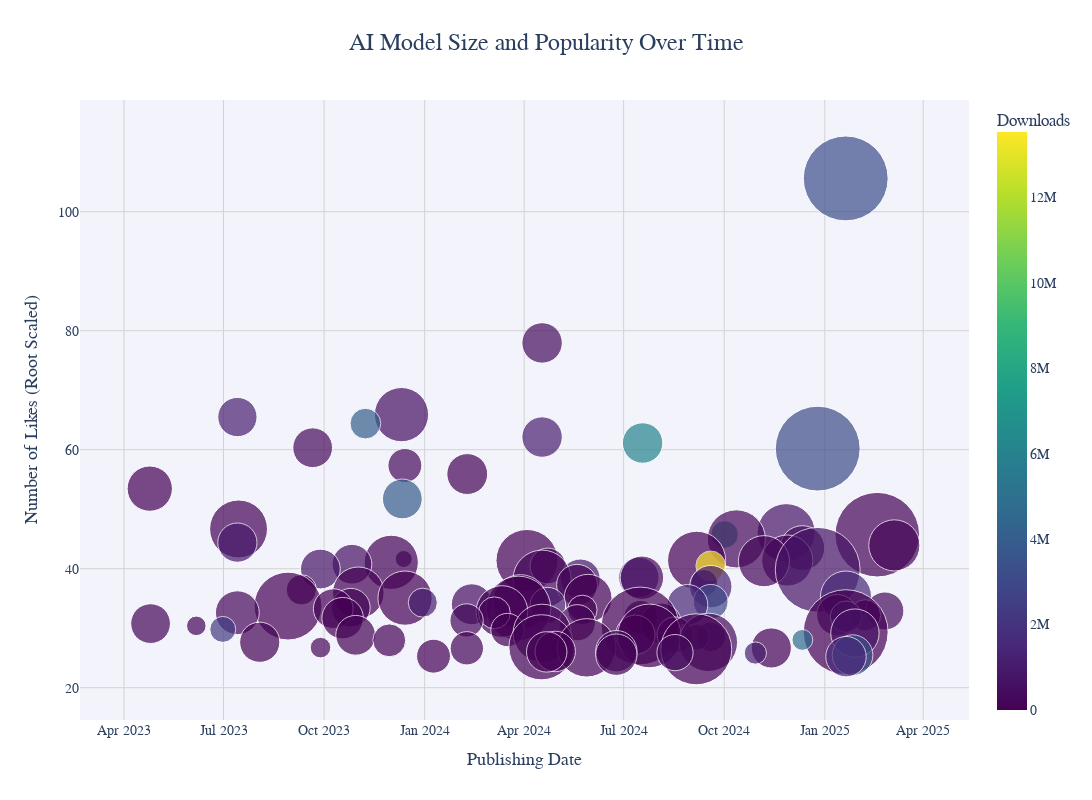

This figure's notebook cell:
### Markdown cell above
#### Now let's analyze how the size of model was growing during last 2 years

### Code cell
# Convert publishing_date to datetime
data["publishing_date"] = pd.to_datetime(data["publishing_date"], errors="coerce")

# Drop rows with missing publishing_date or likes
df = data.dropna(subset=["publishing_date", "likes", "model_size"])

# Filter for the recent data
recent_data = df["publishing_date"].max() - pd.DateOffset(months=24)
df = df[df["publishing_date"] >= recent_data]

# Extract top-100 popular models
df = df.nlargest(100, "likes")

# Apply cube root scaling to model_size to better visualize large differences
df["scaled_model_size"] = np.cbrt(df["model_size"])
df["scaled_likes"] = np.sqrt(df["likes"])

# Create an improved bubble chart
fig = px.scatter(
    df,
    x="publishing_date",
    y="scaled_likes",
    size="scaled_model_size",
    color="downloads",
    hover_data=["model_name", "likes", "model_size", "downloads"],
    title="AI Model Size and Popularity Over Time",
    labels={
        "publishing_date": "Publishing Date",
        "scaled_likes": "Number of Likes (Root Scaled)",
        "downloads": "Downloads",
    },
    size_max=60,
    color_continuous_scale="Viridis",
)

# Improve layout and styling
fig.update_layout(
    height=800,
    width=1200,
    plot_bgcolor="rgba(240, 240, 250, 0.8)",
    paper_bgcolor="white",
    font=dict(family="Arial", size=14),
    title=dict(font=dict(size=24), x=0.5),
    legend=dict(title="Downloads", orientation="v", yanchor="top", y=1, xanchor="right", x=1.02),
    margin=dict(l=80, r=80, t=100, b=80),
)

# Improve axes
fig.update_xaxes(
    title_font=dict(size=18),
    tickfont=dict(size=14),
    gridcolor="lightgray",
    showgrid=True,
)

fig.update_yaxes(
    title_font=dict(size=18),
    tickfont=dict(size=14),
    gridcolor="lightgray",
    showgrid=True,
)

# Add custom hover template
fig.update_traces(
    hovertemplate="<b>%{customdata[0]}</b><br>" +
    "Date: %{x|%b %d, %Y}<br>" +
    "Likes: %{customdata[1]:,}<br>" +
    "Model Size: %{customdata[2]:,} parameters<br>" +
    "Downloads: %{customdata[3]:,}<extra></extra>"
)

# Show interactive plot
fig.show()
